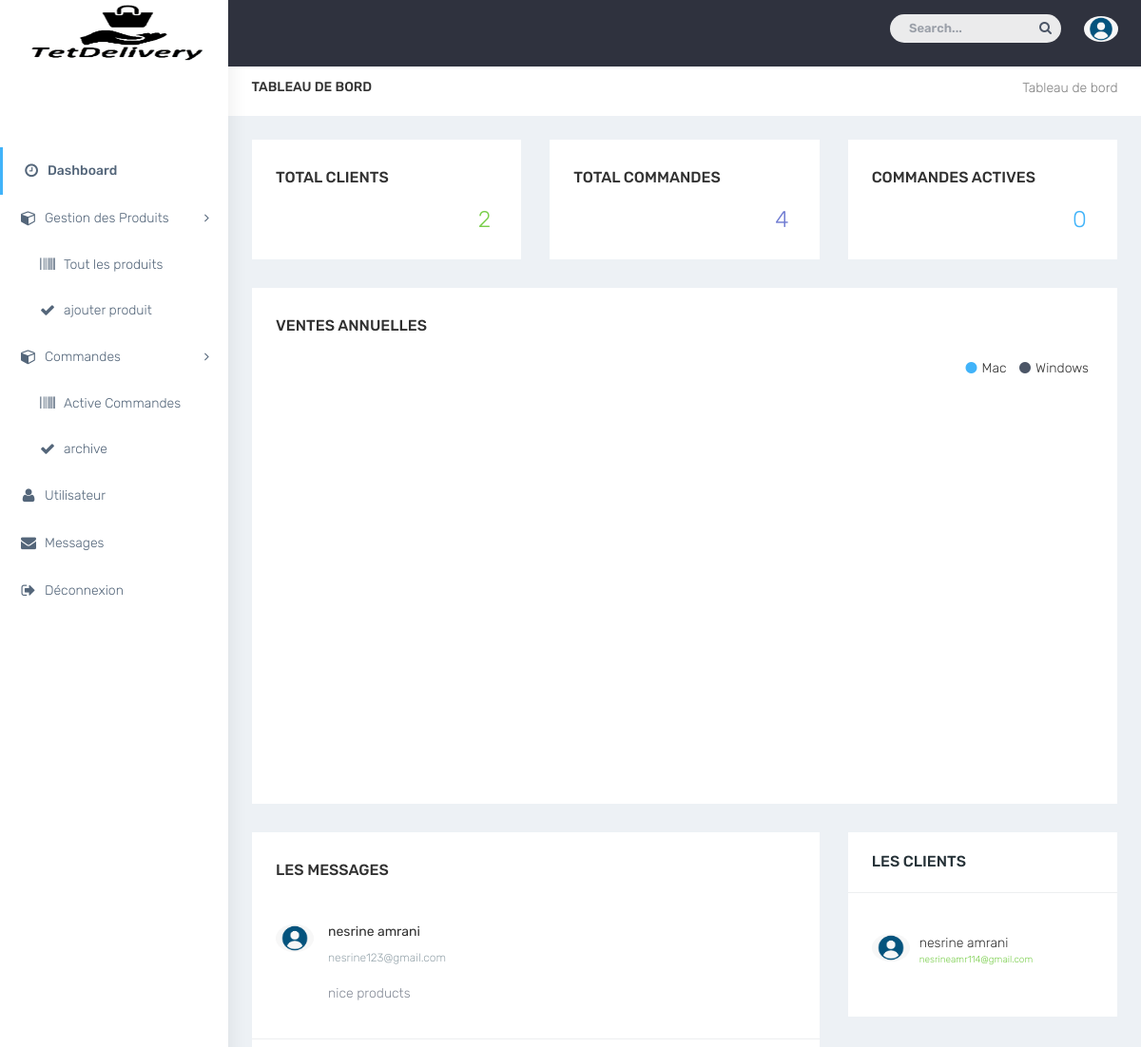
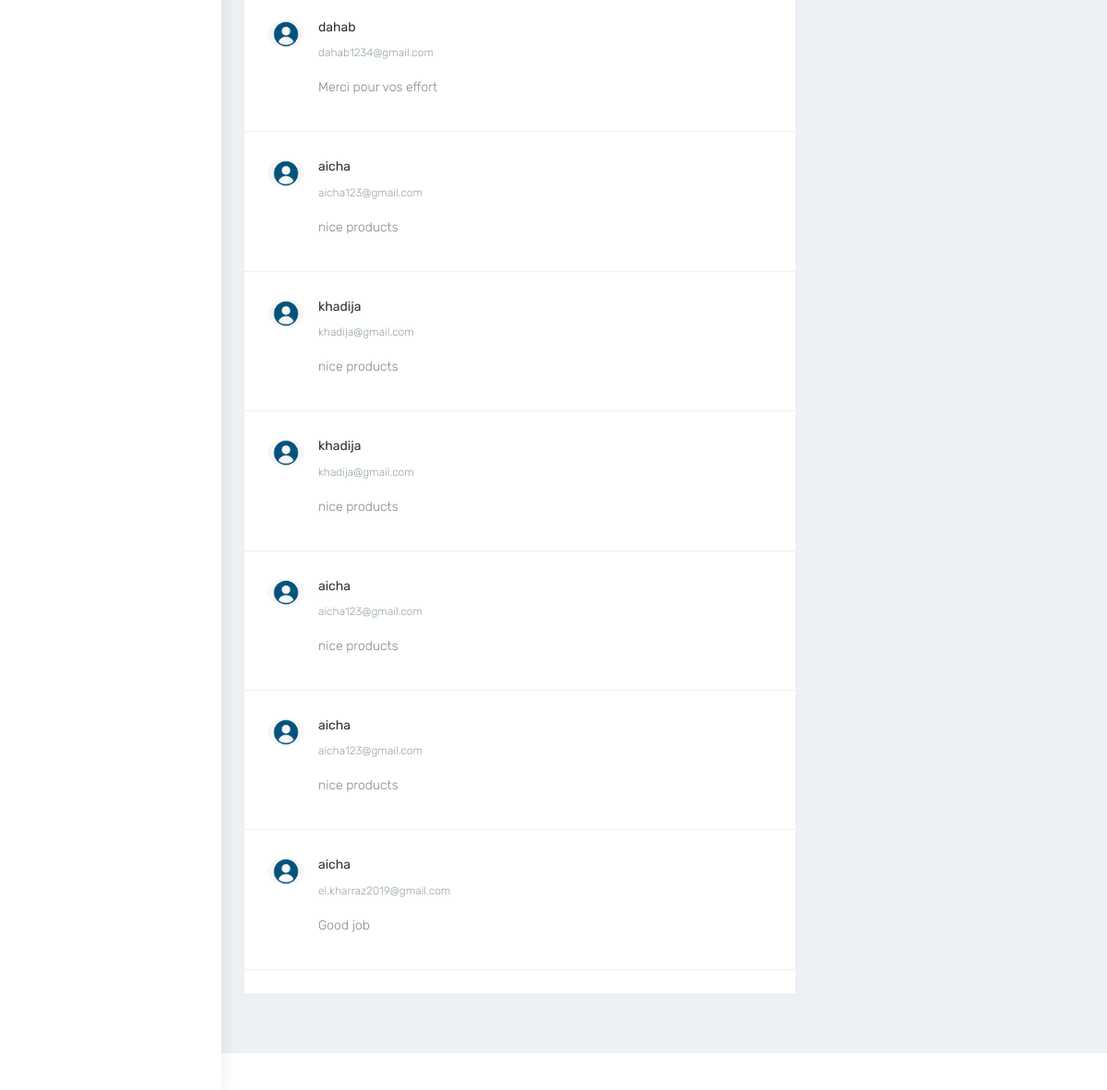
Page /dashboard.php on the committed database (2 pictures, top to bottom).
### tables this page shows
CREATE TABLE `messages` (
  `nom_complet` varchar(100) NOT NULL,
  `email_client` varchar(100) NOT NULL,
  `contenu` text NOT NULL,
  `id` int(30) NOT NULL
);

CREATE TABLE `clients` (
  `id` int(30) NOT NULL,
  `nom` varchar(30) NOT NULL,
  `prenom` varchar(30) NOT NULL,
  `email` text NOT NULL,
  `mot_de_passe` text NOT NULL,
  `code_activation_utilisateur` varchar(250) NOT NULL,
  `email_statut_utilisateur` enum('not verified','verified','','') NOT NULL
);

### data-table.php (called while the page is built, shortened)
<?php
function usercommande($id,$type)
{
$servername = "localhost";
$username = "root";
$password = "";
$dbname = "tetouandelivery";
$conn = new mysqli($servername, $username, $password, $dbname);
if($type=="active")
{
						$sql="SELECT * FROM commandes where id_client='$id'";
					$result = $conn->query($sql);
					$i=0;
					if ($result->num_rows > 0) {
					    while($row = $result->fetch_assoc()) {
					    	if($row['statut']==0)$i++;
					    }
					}
					return $i;
}
else if($type=="all")
{
					$sql1="SELECT * FROM commandes where id_client='$id'";
				$result = $conn->query($sql1);
					return $result->num_rows;
}
else if($type=="4all")
{
					$sql1="SELECT * FROM commandes ";
				$result = $conn->query($sql1);
					return $result->num_rows;
}else if($type=="4active")
{
					$sql1="SELECT * FROM commandes where id_client='$id'";
				$result = $conn->query($sql1);
				$i=0;
					return $i;
}
else if($type=="4clients")
{
					$sql1="SELECT * FROM clients ";
				$result = $conn->query($sql1);
					return $result->num_rows;
}
}
?>

### dashboard.php (the view, shortened to what this page needs)
<?php
 $servername = "localhost";
$username = "root";
$password = "";
$dbname = "tetouandelivery";
$conn = new mysqli($servername, $username, $password, $dbname);
$sql = "SELECT * FROM messages";
$req = mysqli_query($conn,$sql) or die('Erreur SQL !<br/>'.$sql.'<br/>'.mysqli_error($conn));
$sql2 = "SELECT * FROM clients where nom != 'TetDelivery'";
$req2 = mysqli_query($conn,$sql2) or die('Erreur SQL !<br/>'.$sql2.'<br/>'.mysqli_error($conn));
$sql3 = "SELECT * FROM admins,clients where admins.id = clients.id AND admins.id='".$_SESSION['id']."'";
$req3 = mysqli_query($conn,$sql3) or die('Erreur SQL !<br/>'.$sql3.'<br/>'.mysqli_error($conn));
$data3 = mysqli_fetch_array($req3);
?>
<!DOCTYPE html>
<html lang="en">
<head>
    <link href="bootstrap/dist/css/bootstrap.min.css" rel="stylesheet">
    <link href="plugins/bower_components/sidebar-nav/dist/sidebar-nav.min.css" rel="stylesheet">
    <link href="plugins/bower_components/toast-master/css/jquery.toast.css" rel="stylesheet">
    <link href="plugins/bower_components/morrisjs/morris.css" rel="stylesheet">
    <link href="plugins/bower_components/chartist-js/dist/chartist.min.css" rel="stylesheet">
    <link href="plugins/bower_components/chartist-plugin-tooltip-master/dist/chartist-plugin-tooltip.css" rel="stylesheet">
    <link href="css/animate.css" rel="stylesheet">
    <link href="css/style1.css" rel="stylesheet">
    <link href="css/colors/default.css" id="theme" rel="stylesheet">
</head>
<body class="fix-header">
    <div id="wrapper">
        <nav class="navbar navbar-default navbar-static-top m-b-0">
            <div class="navbar-header">
                <div class="top-left-part">
                    <a class="logo" href="dashboard.php">
                        <b>
                        </b>
                        <span class="hidden-xs">
                            <img src="images/banImg4.png" alt="home" class="light-logo" style="width:200px;height:70px;" />
                        </span>
                    </a>
                </div>
                <ul class="nav navbar-top-links navbar-right pull-right">
                    <li>
                        <form role="search" class="app-search hidden-sm hidden-xs m-r-10">
                            <input type="text" placeholder="Search..." class="form-control">
                            <a href="">
                                <i class="fa fa-search"></i>
                            </a>
                        </form>
                    </li>
                    <li>
                        <a class="profile-pic" href="#"> <img src="images/user2.png" alt="user-img" width="36" class="img-circle"><b class="hidden-xs"><?= $data3['prenom'] ?></b></a>
                    </li>
                </ul>
            </div>
        </nav>
        <div class="navbar-default sidebar" role="navigation">
            <div class="sidebar-nav slimscrollsidebar">
                <div class="sidebar-head">
                    <h3><span class="fa-fw open-close"><i class="ti-close ti-menu"></i></span> <span class="hide-menu">Navigation</span></h3>
                </div>
                <div class="user-profile">
                </div>
                <ul class="nav" id="side-menu">
                    <li style="padding: 70px 0 0;">
                        <a href="dashboard.php" class="waves-effect active"><i class="fa fa-clock-o fa-fw" aria-hidden="true"></i>Dashboard</a>
                    </li>
                    <li>
                        <a href="javascript:void(0)" class="waves-effect"><i class="fa fa-cube fa-user fa-fw" aria-hidden="true"></i><span class="hide-menu">Gestion des Produits<span class="fa arrow"></span></span></a>
                       <ul class="nav nav-second-level">
                            <li> <a href="gproduits.php"><i data-icon="/" class="fa fa-barcode fa-fw"></i><span class="hide-menu">Tout les produits</span></a> </li>
                            <li> <a href="ajouterproduit.php"><i data-icon="7" class="fa fa-check fa-fw"></i><span class="hide-menu">ajouter produit </span></a> </li>
                        </ul>
                    </li>
                     <li>
                        <a href="javascript:void(0)" class="waves-effect"><i class="fa fa-cube fa-user fa-fw" aria-hidden="true"></i><span class="hide-menu">Commandes<span class="fa arrow"></span></span></a>
                       <ul class="nav nav-second-level">
                            <li> <a href="gcommandes.php"><i data-icon="/" class="fa fa-barcode fa-fw"></i><span class="hide-menu">Active Commandes</span></a> </li>
                            <li> <a href="archived.php"><i data-icon="7" class="fa fa-check fa-fw"></i><span class="hide-menu">archive </span></a> </li>
                        </ul>
                    </li>
                    <li>
                        <a href="gusers.php" class="waves-effect"><i class="fa fa-user fa-fw" aria-hidden="true"></i>Utilisateur</a>
                    </li>
                    <li>
                        <a href="gmessages.php" class="waves-effect"><i class="fa fa-envelope fa-fw" aria-hidden="true"></i>Messages</a>
                    </li>
                    <li>
                        <a href="logout.php" class="waves-effect"><i class="fa fa-sign-out fa-fw" aria-hidden="true"></i>Déconnexion</a>
                    </li>
                </ul>
            </div>
        </div>
        <div id="page-wrapper">
            <div class="container-fluid">
                <div class="row bg-title">
                    <div class="col-lg-3 col-md-4 col-sm-4 col-xs-12">
                        <h4 class="page-title">Tableau de bord</h4> </div>
                    <div class="col-lg-9 col-sm-8 col-md-8 col-xs-12">
                        <ol class="breadcrumb">
                            <li><a href="#">Tableau de bord</a></li>
                        </ol>
                    </div>
                </div>
                <div class="row">
                    <div class="col-lg-4 col-sm-6 col-xs-12">
                        <div class="white-box analytics-info">
                            <h3 class="box-title">Total Clients</h3>
                            <ul class="list-inline two-part">
                                <li class="text-right"><i class="ti-arrow-up text-success"></i> <span class="counter text-success"><?php include_once('data-table.php'); echo usercommande(2,"4clients");?></span></li>
                            </ul>
                        </div>
                    </div>
                    <div class="col-lg-4 col-sm-6 col-xs-12">
                        <div class="white-box analytics-info">
                            <h3 class="box-title">Total Commandes</h3>
                            <ul class="list-inline two-part">
                                <li class="text-right"><i class="ti-arrow-up text-purple"></i> <span class="counter text-purple"><?php echo usercommande(2,"4all");?></span></li>
                            </ul>
                        </div>
                    </div>
                    <div class="col-lg-4 col-sm-6 col-xs-12">
                        <div class="white-box analytics-info">
                            <h3 class="box-title">Commandes Actives</h3>
                            <ul class="list-inline two-part">
                                <li class="text-right"><i class="ti-arrow-up text-info"></i> <span class="counter text-info"><?php echo usercommande(2,"4active");?></span></li>
                            </ul>
                        </div>
                    </div>
                </div>
                <div class="row">
                    <div class="col-md-12 col-lg-12 col-sm-12 col-xs-12">
                        <div class="white-box">
                            <h3 class="box-title">Ventes annuelles</h3>
                            <ul class="list-inline text-right">
                                <li>
                                    <h5><i class="fa fa-circle m-r-5 text-info"></i>Mac</h5> </li>
                                <li>
                                    <h5><i class="fa fa-circle m-r-5 text-inverse"></i>Windows</h5> </li>
                            </ul>
                            <div id="ct-visits" style="height: 405px;"></div>
                        </div>
                    </div>
                </div>
                <div class="row">
                    <div class="col-md-12 col-lg-8 col-sm-12">
                        <div class="white-box">
                            <h3 class="box-title">Les messages</h3>
                    <?php        while($data = mysqli_fetch_array($req)) { ?>
                            <div class="comment-center p-t-10">
                                <div class="comment-body">
                                    <div class="user-img"> <img src="images/user2.png" alt="user" class="img-circle">
                                    </div>
                                    <div class="mail-contnet">
                                        <h5><?= $data['nom_complet'] ?></h5><span class="time"><?= $data['email_client'] ?></span>
                                        <br/><span class="mail-desc"><?= $data['contenu'] ?></span>
                                    </div>
                                </div>
                            </div>
                        <?php } ?>
                        </div>
                    </div>
                    <div class="col-lg-4 col-md-6 col-sm-12">
                        <div class="panel">
                            <div class="sk-chat-widgets">
                                <div class="panel panel-default">
                                    <div class="panel-heading">
                                        LES CLIENTS
                                    </div>
                                    <div class="panel-body">
                                        <ul class="chatonline">
                                            <?php    while($data2 = mysqli_fetch_array($req2)) { ?>
                                            <li>
                                                <a href="javascript:void(0)"><img src="images/user2.png" alt="user-img" class="img-circle"> <span><?= $data2['prenom']." ".$data2['nom'] ?><small class="text-success"><?= $data2['email'] ?></small></span></a>
                                            </li>
                                            <?php } ?>
                                        </ul>
                                    </div>
                                </div>
                            </div>
                        </div>
                    </div>
                </div>
            </div>
            <footer class="footer text-center">  </footer>
        </div>
    </div>
</body>
</html>

### css/colors/default.css (style rules this page uses)
body { background: #fff; }
.top-left-part { background: #fff; }
.top-left-part .light-logo { display: inline-block; }
.navbar-header { background: #2f323e; }
.navbar-top-links > li > a { color: #ffffff; }
.sidebar .sidebar-head { background: #ffffff; }
.sidebar .sidebar-head h3 { color: #686868; }
.sidebar { background: #fff; box-shadow: 1px 0px 20px rgba(0, 0, 0, 0.08); }
#side-menu li a { color: #54667a; }
#side-menu li a { color: #54667a; border-left: 0px solid #fff; }
#side-menu > li > a { border-left: 3px solid transperant; }
#side-menu > li > a.active { background: transperant; color: #54667a; border-left: 3px solid #41b3f9; font-weight: 500; }

### rows in the picture
messages: nom_complet "nesrine amrani", email_client "nesrine123@gmail.com", contenu "nice products"
messages: nom_complet "dahab", email_client "dahab1234@gmail.com", contenu "Merci pour vos effort"
messages: nom_complet "aicha", email_client "aicha123@gmail.com", contenu "nice products"
messages: nom_complet "khadija", email_client "khadija@gmail.com", contenu "nice products"
messages: nom_complet "khadija", email_client "khadija@gmail.com", contenu "nice products"
messages: nom_complet "aicha", email_client "aicha123@gmail.com", contenu "nice products"
messages: nom_complet "aicha", email_client "aicha123@gmail.com", contenu "nice products"
messages: nom_complet "aicha", email_client "el.kharraz2019@gmail.com", contenu "Good job"
clients: prenom "nesrine", nom "amrani", email "nesrineamr114@gmail.com"

### other values in the picture
usercommande(2,"4clients") "2"
usercommande(2,"4all") "4"
usercommande(2,"4active") "0"
